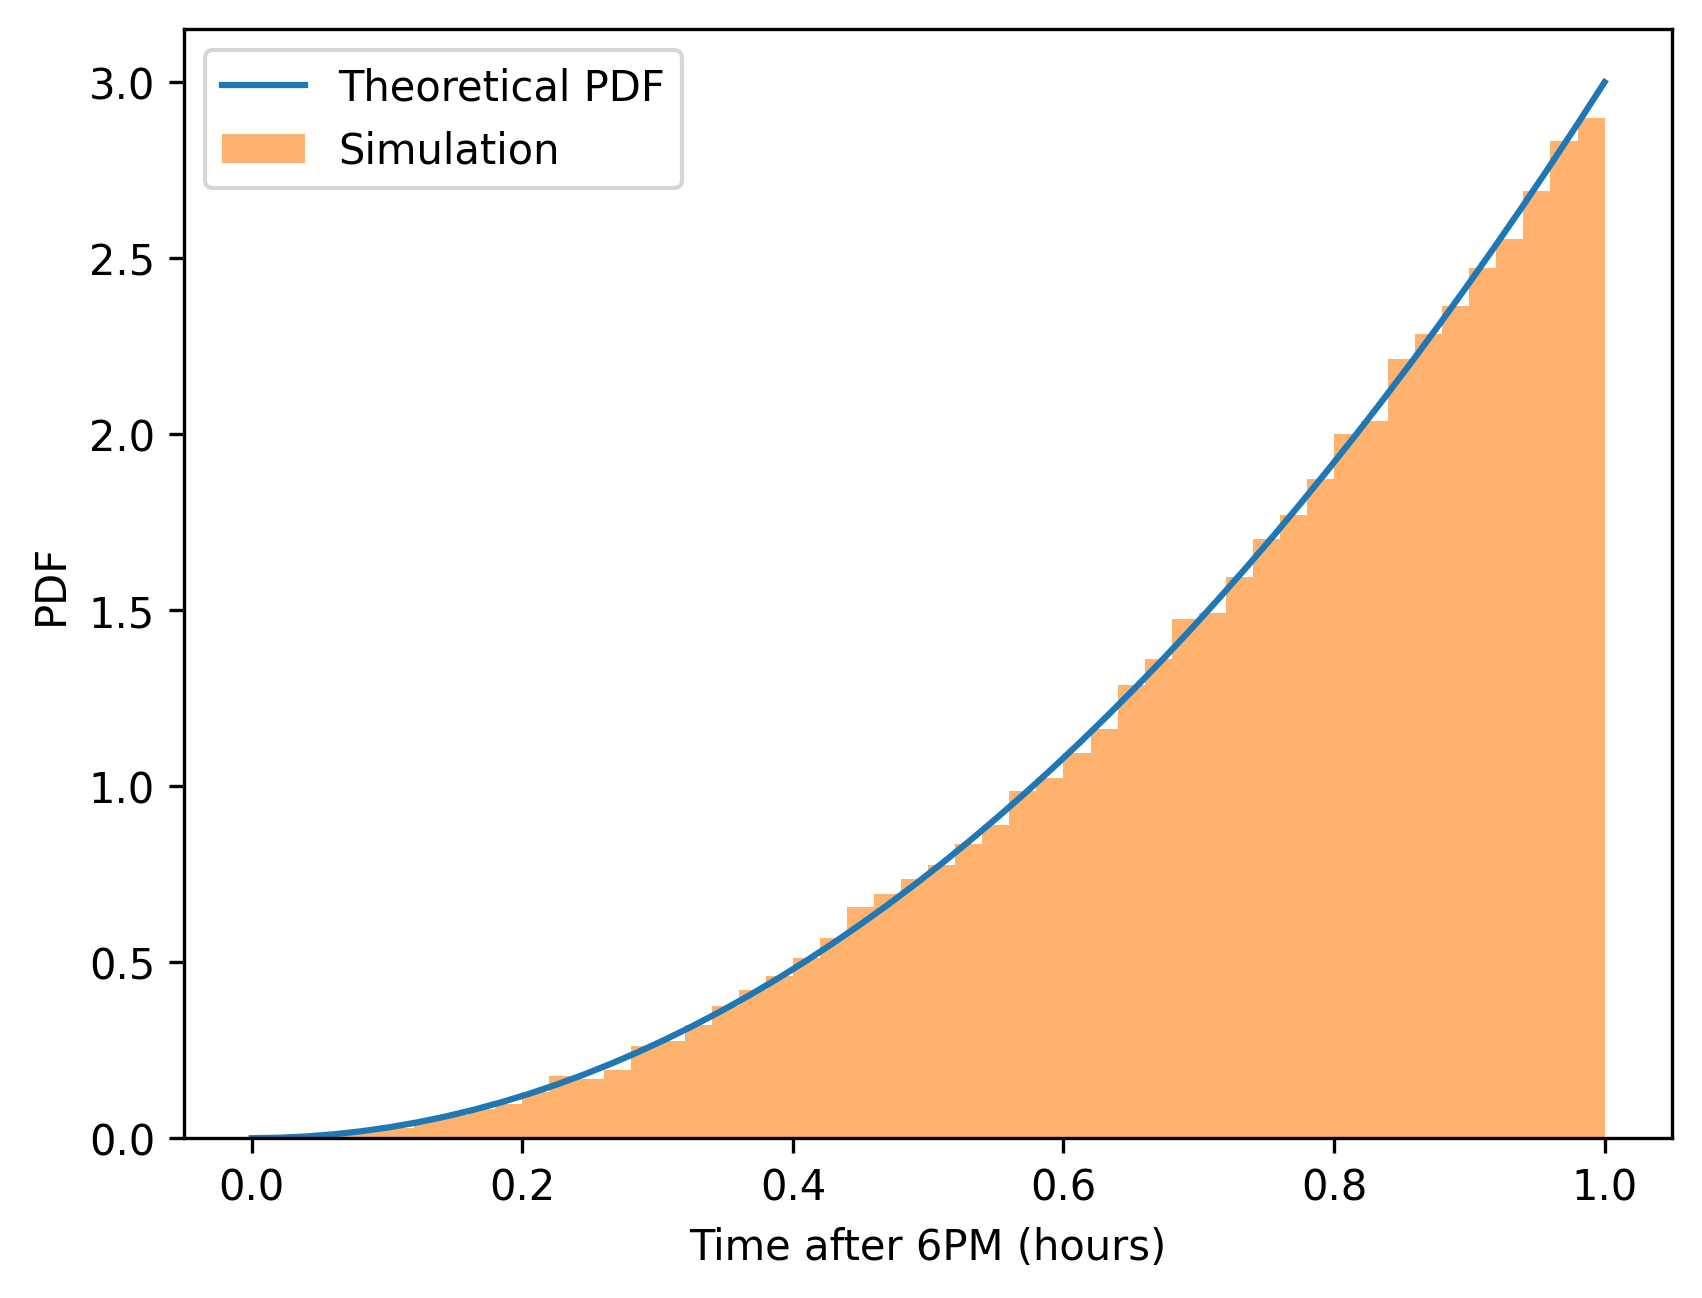

Write Python code to recreate this figure.
import random
import matplotlib.pyplot as plt
import numpy as np

N = 10**5
tvals = np.linspace(0,1)
def f(t):
    return 3*t**2

Tvals = []
for _ in range(N):
    M = random.random()
    A = random.random()
    D = random.random()
    T = max(M,A,D)
    Tvals.append(T)

plt.plot(tvals,f(tvals))
plt.hist(Tvals, bins=50, density=True, range=(0,1), alpha=0.6)
plt.xlabel("Time after 6PM (hours)")
plt.ylabel("PDF")
plt.legend(["Theoretical PDF", "Simulation"])
plt.savefig("4b.png", dpi=300, bbox_inches="tight")

plt.show()
